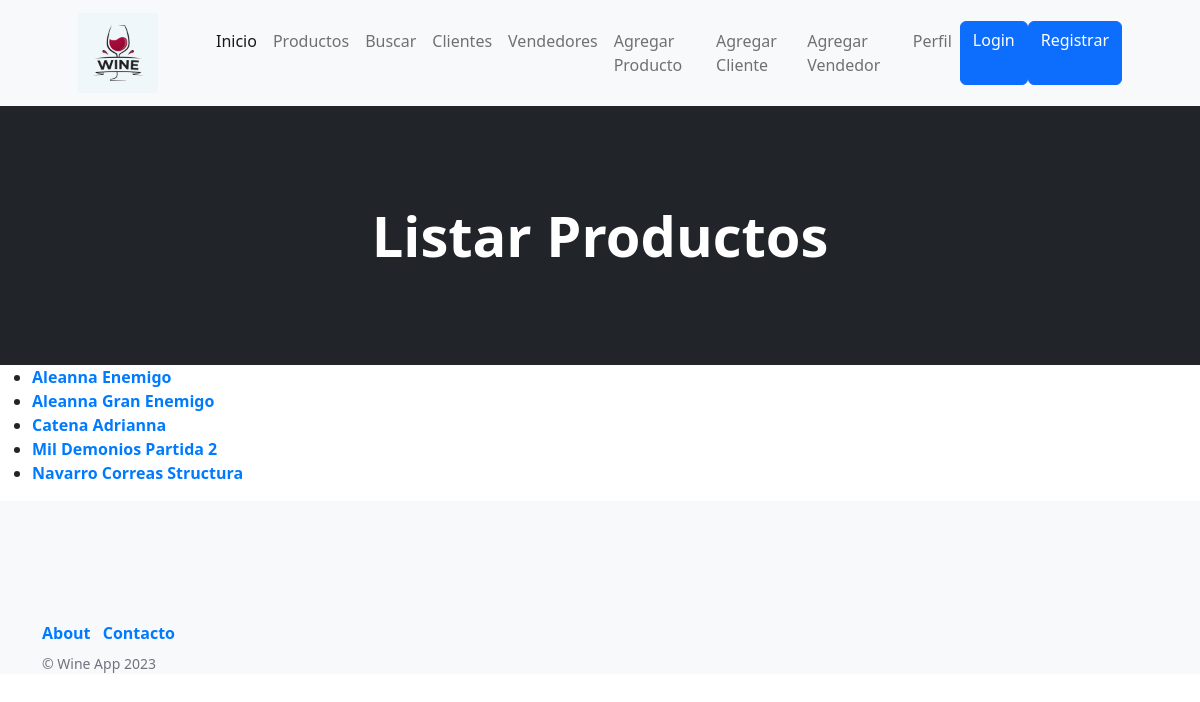
Before: /wine_app/listar_productos with the older database file.
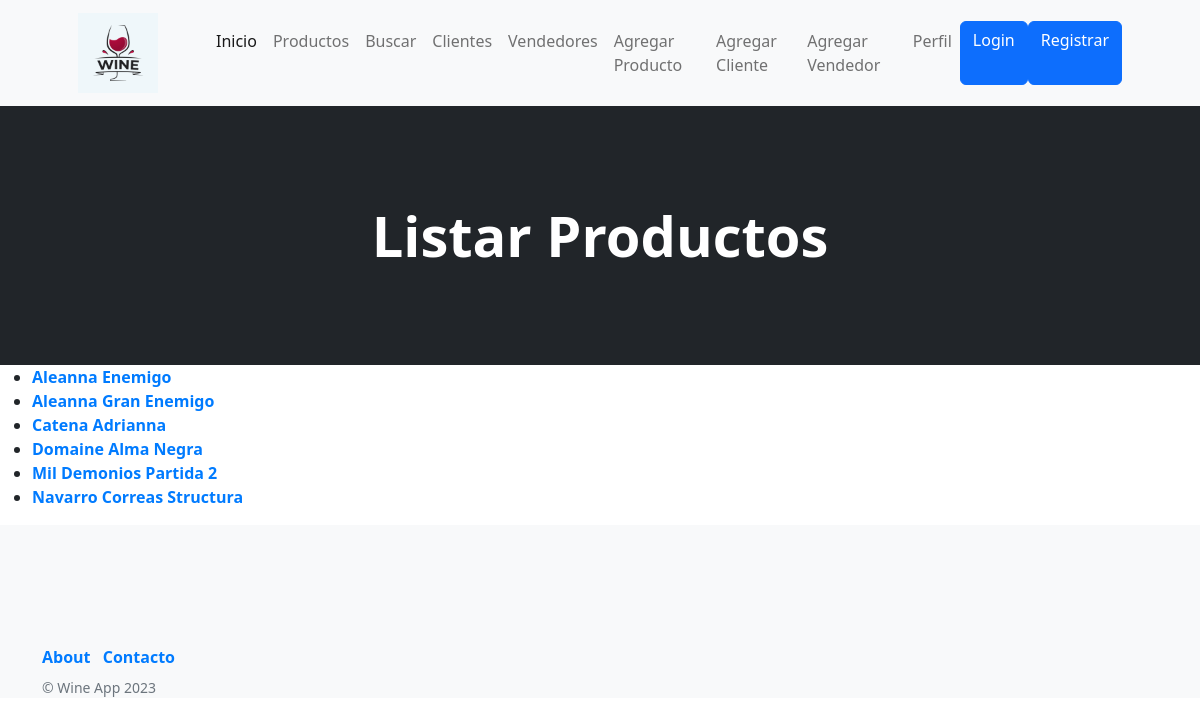
After: the same page with the newer database file.
### wine_app/models.py (models this page shows, shortened)
class Productos(models.Model):
    bodega = models.CharField(max_length=40)
    etiqueta = models.CharField(max_length=40)
    precio = models.IntegerField()
    detalle = models.TextField()
    imagen = models.ImageField(upload_to='avatares')
    class Meta():
        verbose_name = 'Producto'
        verbose_name_plural = 'Productos'
        ordering = ('bodega',)
        unique_together = ('bodega', 'etiqueta')

### wine_app/views.py (the view)
# urls.py: path('listar_productos', listar_productos, name='listar_productos'),
def listar_productos(req):
    lista = Productos.objects.all()
    return render(req, "listar_productos.html", {"listar_productos": lista})

### wine_app/templates/listar_productos.html (shortened to what this page needs)
{% extends 'padre.html' %}
{% block cambioCenter %}
<header class="bg-dark py-5">
    <div class="container px-4 px-lg-5 my-5">
        <div class="text-center text-white">
            <h1 class="display-4 fw-bolder">Listar Productos</h1>
        </div>
    </div>
</header>
{% endblock cambioCenter %}
{% block contenidoQueCambia %}
<body>
    <ul>
        {% for producto in listar_productos %}
            <li>
                <a href="{% url 'detalles_producto' producto.id %}">
                    {{ producto.bodega }} {{ producto.etiqueta }}
                </a>
            </li>
        {% endfor %}
    </ul>
</body>
{% endblock contenidoQueCambia %}

Changed rows visible on the page:
added Productos: bodega "Domaine", etiqueta "Alma Negra"
